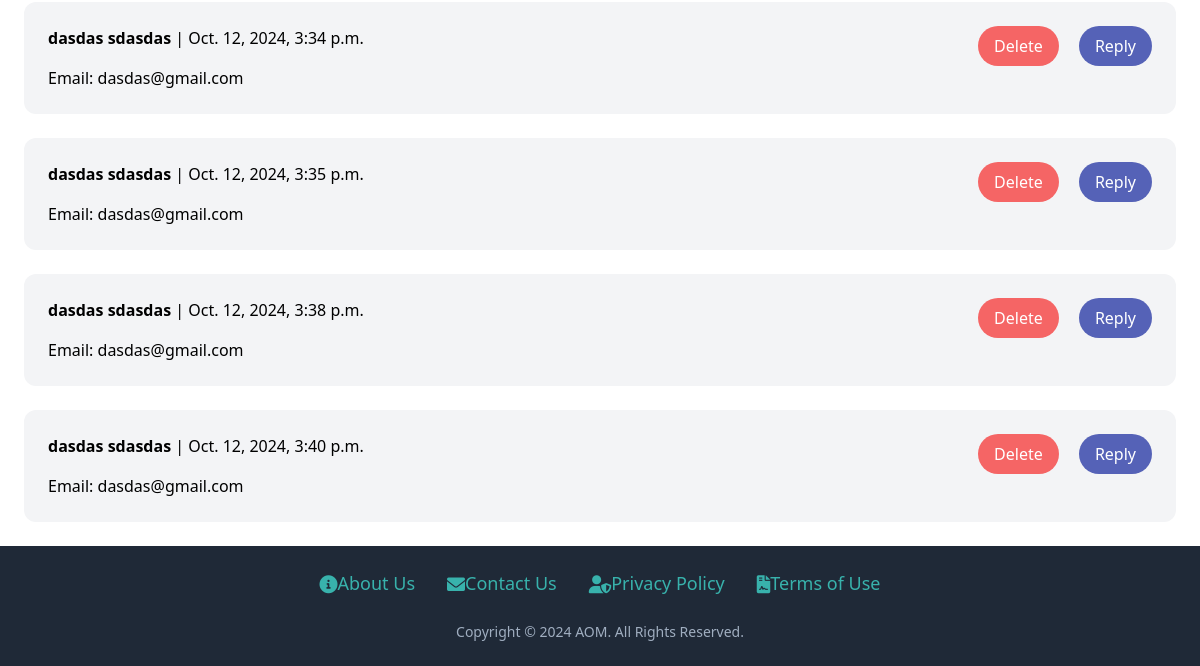
Page /inbox/ (signed in, lower part) on the earlier database version.
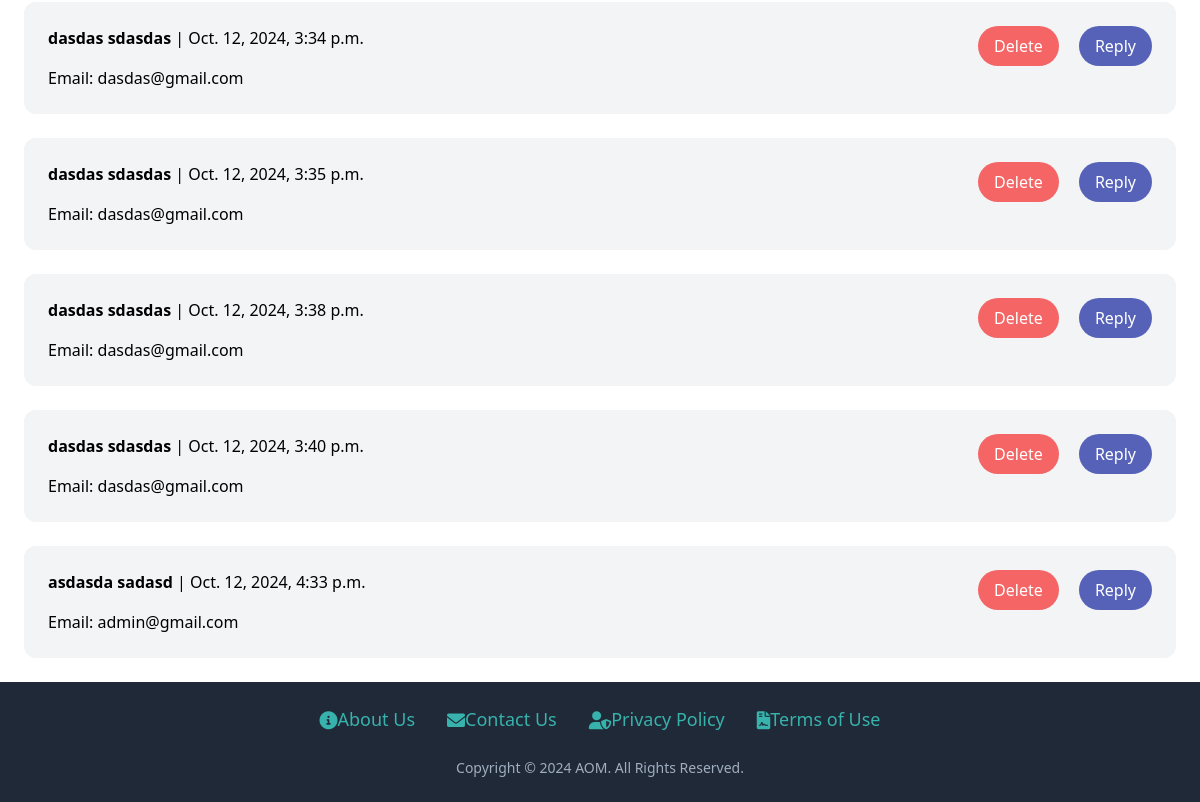
Same page on the later database version.
### core/models.py (models this page shows, shortened)
class ContactModel(models.Model):
    first_name = models.CharField(max_length=100, null=False)
    last_name = models.CharField(max_length=100)
    email = models.EmailField()
    message = models.TextField()
    user = models.ForeignKey(User, on_delete=models.SET_NULL, null=True, blank=True, related_name="messages_sent")  # Sender
    sent_at = models.DateTimeField(auto_now_add=True)

### inbox/views.py (the view)
# urls.py: path('inbox/', include('inbox.urls')),
@login_required
def inbox(request):
    contact_conversations = ContactModel.objects.all() if request.user.is_superuser else []
    return render(request, 'conversation/inbox.html', {
        'contact_conversations': contact_conversations,
    })

### inbox/templates/conversation/inbox.html (shortened to what this page needs)
{% extends 'core/base.html' %}
{% block content %}
<div class="space-y-6">
    {% if contact_conversations %}
    {% for contact in contact_conversations %}
        <div class="p-6 flex bg-gray-100 rounded-xl cursor-pointer">
            <div class="flex-grow" onclick="openModal('{{ contact.first_name }} {{ contact.last_name }}', '{{ contact.email }}', '{{ contact.message }}')">
                <p class="mb-4"><strong>{{ contact.first_name }} {{ contact.last_name }}</strong> | {{ contact.sent_at }}</p>
                <p>Email: {{ contact.email }}</p>
            </div>
            <form action="{% url 'inbox:delete_contact_message' contact.id %}" method="POST" onsubmit="return confirm('Are you sure you want to delete this message?');">
                <button type="submit" class="delete-button">Delete</button>
                <button type="button" class="reply-button">Reply</button>
            </form>
        </div>
    {% empty %}
        <p>No contact messages found.</p>
    {% endfor %}
    {% else %}
        <p>No contact messages found.</p>
    {% endif %}
</div>
{% endblock %}

Differences in the rows shown:
added ContactModel: first_name "asdasda", last_name "sadasd", sent_at "Oct. 12, 2024, 4:33 p.m.", email "admin@gmail.com"
